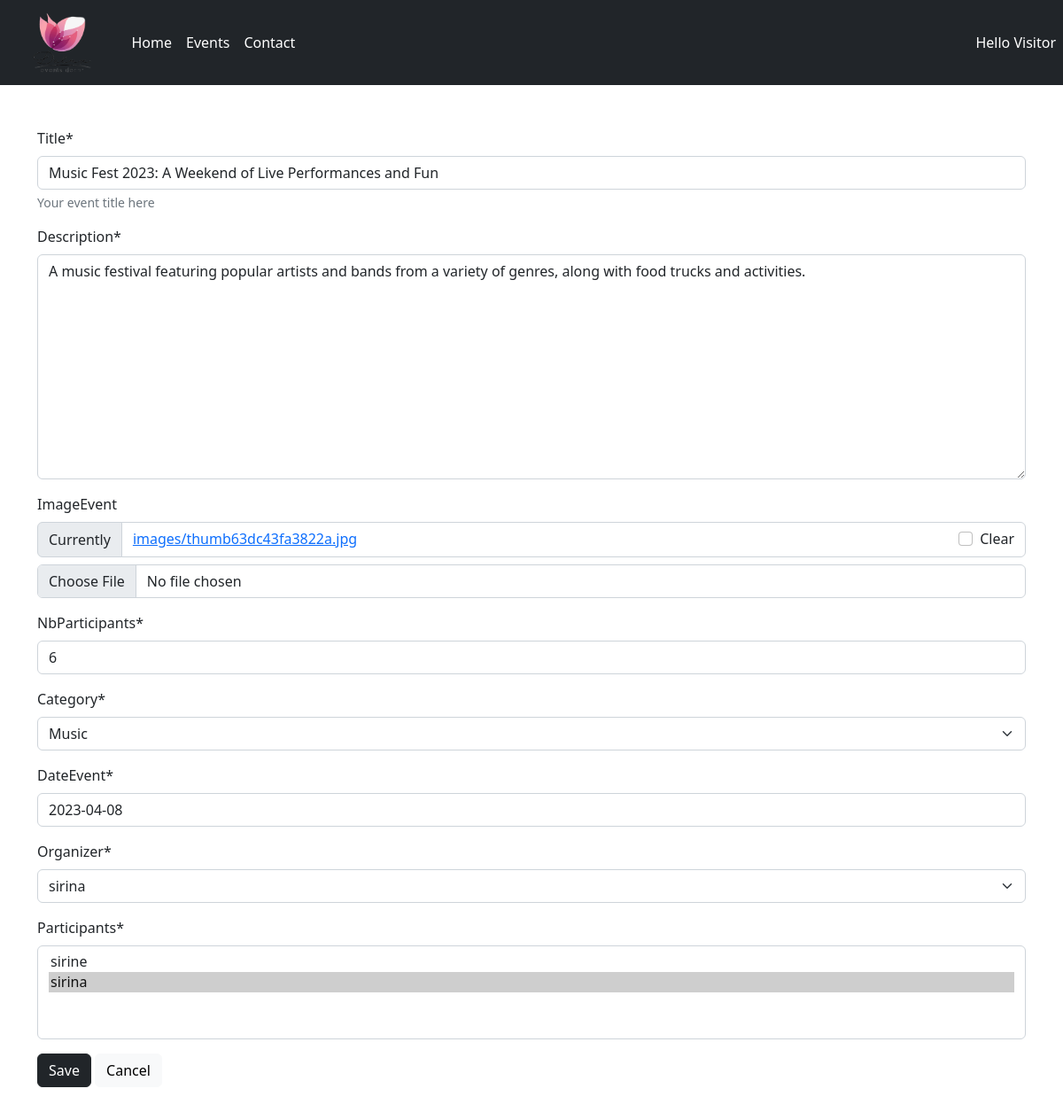
Page /events/updateEvent/14 on the committed database.
### events/models.py (models this page shows, shortened)
class Event(models.Model):
    title = models.CharField("Title",default="",max_length=250)
    description = models.TextField()
    state = models.BooleanField(default=False)
    imageEvent=models.ImageField(upload_to='images/',blank=True)
    nbParticipants = models.IntegerField(default=0)
    CATEGORY_CHOICES = ( ('Music','Music'), ('sport','Sport'), ('Cinema','Cinema') )
    category = models.CharField(max_length=10 , choices=CATEGORY_CHOICES)
    dateEvent = models.DateField(validators=[is_date_valid])
    createdAt =models.DateField(auto_now_add=True)
    updatedAt = models.DateField(auto_now=True)
    organizer = models.ForeignKey(Person, on_delete=models.CASCADE)
    participants = models.ManyToManyField(
        Person,
        related_name = "participations",
        through="Participation"
    )

### events/views.py (the view)
# urls.py: path('updateEvent/<int:pk>', EventUpdateView.as_view(), name="update_event"),
class EventUpdateView(UpdateView):
    model = Event
    form_class = EventModelForm
    success_url = reverse_lazy('Events_listV')
    template_name = 'events/event_add.html'

### events/forms.py
class EventModelForm(forms.ModelForm):
    class Meta:
        model=Event
        field= "all"
        exclude= ['state']
        help_texts= {
            'title': 'Your event title here'
        }
        dateEvent = forms.DateField(
        initial = date.today,
        widget=forms.DateInput(
        attrs={
            'type':'date',
            'class':'form-control'
        }
        )
    )

### Workshop/templates/events/event_add.html (shortened to what this page needs)
{% extends "base.html" %}
{% load crispy_forms_tags %}
{% block content %}
<form method="POST"  class="my-5"enctype="multipart/form-data">
    {{ form|crispy}}
    <input type="submit" value="Save" class="btn btn-dark">
    <input type="reset" value="Cancel"  class="btn btn-light" >
</form>
{% endblock content  %}

### rows in the picture
Event: title "Music Fest 2023: A Weekend of Live Performances and Fun", description "A music festival featuring popular artists and bands from a variety of genres, along with food trucks and activities.", nbParticipants "6", category "Music", dateEvent "2023-04-08", organizer "sirina"

### other values in the picture
{{ greetings }} "Hello"
{{ username | default:"Visitor" }} "Visitor"
